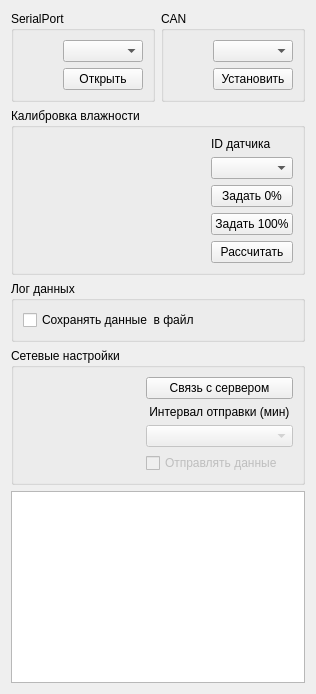
          <widget class="QWidget" name="layoutWidget">
           <layout class="QVBoxLayout" name="verticalLayout_49">
            <property name="spacing">
             <number>6</number>
            </property>
            <item>
             <layout class="QHBoxLayout" name="horizontalLayout_8">
              <item>
               <widget class="QGroupBox" name="groupBox_6">
                <property name="title">
                 <string>SerialPort</string>
                </property>
                <layout class="QHBoxLayout" name="horizontalLayout_11">
                 <item>
                  <spacer name="horizontalSpacer_3">
                   <property name="orientation">
                    <enum>Qt::Horizontal</enum>
                   </property>
                   <property name="sizeHint" stdset="0">
                    <size>
                     <width>40</width>
                     <height>20</height>
                    </size>
                   </property>
                  </spacer>
                 </item>
                 <item>
                  <layout class="QVBoxLayout" name="verticalLayout_42">
                   <item>
                    <widget class="QComboBox" name="cmbx_SerialPort"/>
                   </item>
                   <item>
                    <widget class="QPushButton" name="bt_SerialOpen">
                     <property name="text">
                      <string>Открыть</string>
                     </property>
                    </widget>
                   </item>
                  </layout>
                 </item>
                </layout>
               </widget>
              </item>
              <item>
               <widget class="QGroupBox" name="groupBox_8">
                <property name="title">
                 <string>CAN</string>
                </property>
                <layout class="QHBoxLayout" name="horizontalLayout_12">
                 <item>
                  <spacer name="horizontalSpacer_4">
                   <property name="orientation">
                    <enum>Qt::Horizontal</enum>
                   </property>
                   <property name="sizeHint" stdset="0">
                    <size>
                     <width>40</width>
                     <height>20</height>
                    </size>
                   </property>
                  </spacer>
                 </item>
                 <item>
                  <layout class="QVBoxLayout" name="verticalLayout_43">
                   <item>
                    <widget class="QComboBox" name="cb_can_baudrate"/>
                   </item>
                   <item>
                    <widget class="QPushButton" name="pb_can_baudrate_set">
                     <property name="text">
                      <string>Установить</string>
                     </property>
                    </widget>
                   </item>
                  </layout>
                 </item>
                </layout>
               </widget>
              </item>
             </layout>
            </item>
            <item>
             <widget class="QGroupBox" name="groupBox_7">
              <property name="title">
               <string>Калибровка влажности</string>
              </property>
              <layout class="QHBoxLayout" name="horizontalLayout_6">
               <item>
                <spacer name="horizontalSpacer">
                 <property name="orientation">
                  <enum>Qt::Horizontal</enum>
                 </property>
                 <property name="sizeHint" stdset="0">
                  <size>
                   <width>40</width>
                   <height>20</height>
                  </size>
                 </property>
                </spacer>
               </item>
               <item>
                <layout class="QVBoxLayout" name="verticalLayout_44">
                 <item>
                  <widget class="QLabel" name="num_sensor_for_hum_c">
                   <property name="text">
                    <string>ID датчика</string>
                   </property>
                  </widget>
                 </item>
                 <item>
                  <widget class="QComboBox" name="combo_humidity"/>
                 </item>
                 <item>
                  <widget class="QPushButton" name="humidity_zero">
                   <property name="text">
                    <string>Задать 0%</string>
                   </property>
                  </widget>
                 </item>
                 <item>
                  <widget class="QPushButton" name="humidity_hundred">
                   <property name="text">
                    <string>Задать 100%</string>
                   </property>
                  </widget>
                 </item>
                 <item>
                  <widget class="QPushButton" name="humidity_calc_table">
                   <property name="text">
                    <string>Рассчитать</string>
                   </property>
                  </widget>
                 </item>
                </layout>
               </item>
              </layout>
             </widget>
            </item>
            <item>
             <widget class="QGroupBox" name="groupBox_10">
              <property name="title">
               <string>Лог данных</string>
              </property>
              <layout class="QVBoxLayout" name="verticalLayout_47">
               <item>
                <widget class="QCheckBox" name="checkBox">
                 <property name="text">
                  <string>Сохранять данные  в файл</string>
                 </property>
                </widget>
               </item>
              </layout>
             </widget>
            </item>
            <item>
             <widget class="QGroupBox" name="groupBox_9">
              <property name="title">
               <string>Сетевые настройки</string>
              </property>
              <layout class="QHBoxLayout" name="horizontalLayout_7">
               <item>
                <spacer name="horizontalSpacer_2">
                 <property name="orientation">
                  <enum>Qt::Horizontal</enum>
                 </property>
                 <property name="sizeHint" stdset="0">
                  <size>
                   <width>40</width>
                   <height>20</height>
                  </size>
                 </property>
                </spacer>
               </item>
               <item>
                <layout class="QVBoxLayout" name="verticalLayout_48">
                 <item>
                  <widget class="QPushButton" name="pb_connect_server">
                   <property name="autoFillBackground">
                    <bool>true</bool>
                   </property>
                   <property name="text">
                    <string>Связь с сервером</string>
                   </property>
                  </widget>
                 </item>
                 <item>
                  <widget class="QLabel" name="label">
                   <property name="text">
                    <string> Интервал отправки (мин) </string>
                   </property>
                  </widget>
                 </item>
                 <item>
                  <widget class="QComboBox" name="cb_interval_send_to_server">
                   <property name="enabled">
                    <bool>false</bool>
                   </property>
                   <property name="maxVisibleItems">
                    <number>5</number>
                   </property>
                   <property name="maxCount">
                    <number>5</number>
                   </property>
                  </widget>
                 </item>
                 <item>
                  <widget class="QCheckBox" name="cb_send_to_server">
                   <property name="enabled">
                    <bool>false</bool>
                   </property>
                   <property name="text">
                    <string>Отправлять данные</string>
                   </property>
                  </widget>
                 </item>
                </layout>
               </item>
              </layout>
             </widget>
            </item>
            <item>
             <widget class="QTextEdit" name="msg_box"/>
            </item>
           </layout>
          </widget>
